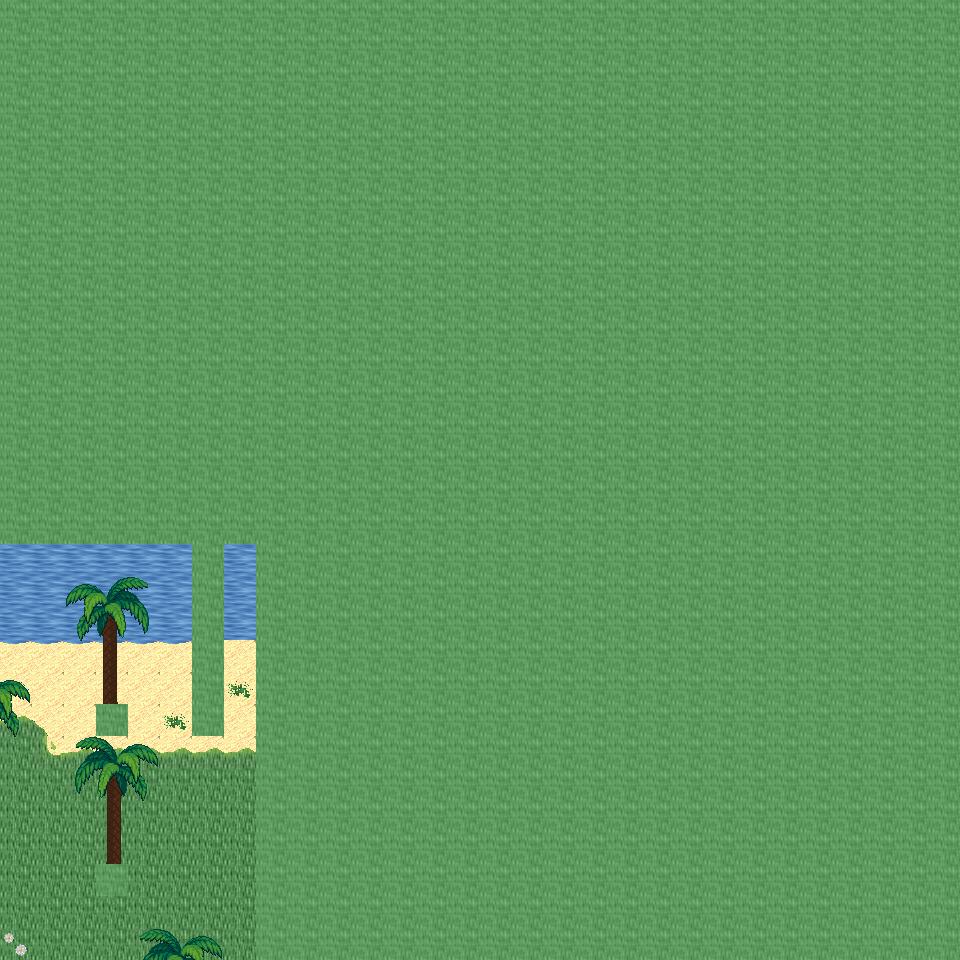

A level layout from a 2D game, rendered from its tile map. Below: a short description, then the map file with tile-grid data replaced by summaries:
An orthogonal 30x30 tile map with 32x32 px tiles, 6 tile layers (Ground, Object, Object2, Above, ...), 27 tilesets and 2 objects (2x mapExit).

<map version="1.0" orientation="orthogonal" renderorder="right-down" width="30" height="30" tilewidth="32" tileheight="32" nextobjectid="3">
  <tileset firstgid="1" name="tileset_ground_ground" tilewidth="32" tileheight="32" tilecount="33" columns="3">
    <image source="../drawable/tileset_ground_ground.png" width="96" height="352" />
  </tileset>
  <tileset firstgid="34" name="tileset_ground_water_pool" tilewidth="32" tileheight="32" tilecount="72" columns="3">
    <image source="../drawable/tileset_ground_water_pool.png" width="96" height="768" />
  </tileset>
  <tileset firstgid="106" name="tileset_ground_water_pool_corners" tilewidth="32" tileheight="32" tilecount="72" columns="3">
    <image source="../drawable/tileset_ground_water_pool_corners.png" width="96" height="768" />
  </tileset>
  <tileset firstgid="178" name="tileset_ground_grass_corners" tilewidth="32" tileheight="32" tilecount="24" columns="6">
    <image source="../drawable/tileset_ground_grass_corners.png" width="192" height="128" />
  </tileset>
  <tileset firstgid="202" name="tileset_ground_grass_edges" tilewidth="32" tileheight="32" tilecount="36" columns="12">
    <image source="../drawable/tileset_ground_grass_edges.png" width="384" height="96" />
  </tileset>
  <tileset firstgid="238" name="tileset_plant_grasses" tilewidth="32" tileheight="32" tilecount="6" columns="3">
    <image source="../drawable/tileset_plant_grasses.png" width="96" height="64" />
  </tileset>
  <tileset firstgid="244" name="tileset_building_wall_wood" tilewidth="32" tileheight="32" tilecount="16" columns="4">
    <image source="../drawable/tileset_building_wall_wood.png" width="128" height="128" />
  </tileset>
  <tileset firstgid="260" name="tileset_plant_flower_daisy_white" tilewidth="32" tileheight="32" tilecount="8" columns="2">
    <image source="../drawable/tileset_plant_flower_daisy_white.png" width="64" height="128" />
  </tileset>
  <tileset firstgid="268" name="tileset_building_fence_fence_chunky" tilewidth="32" tileheight="32" tilecount="21" columns="3">
    <image source="../drawable/tileset_building_fence_fence_chunky.png" width="96" height="224" />
  </tileset>
  <tileset firstgid="289" name="tileset_building_door_door_n" tilewidth="32" tileheight="32" tilecount="6" columns="3">
    <image source="../drawable/tileset_building_door_door_n.png" width="96" height="64" />
  </tileset>
  <tileset firstgid="295" name="tileset_logic_creature_animal" tilewidth="32" tileheight="32" tilecount="32" columns="8">
    <image source="../drawable/tileset_logic_creature_animal.png" width="256" height="128" />
  </tileset>
  <tileset firstgid="327" name="tileset_logic_collision" tilewidth="32" tileheight="32" tilecount="1" columns="1">
    <image source="../drawable/tileset_logic_collision.png" width="32" height="32" />
  </tileset>
  <tileset firstgid="328" name="tileset_ground_water_pool_deep" tilewidth="32" tileheight="32" tilecount="72" columns="3">
    <image source="../drawable/tileset_ground_water_pool_deep.png" width="96" height="768" />
  </tileset>
  <tileset firstgid="400" name="tileset_plant_tree_palm_trees" tilewidth="32" tileheight="32" tilecount="40" columns="4">
    <image source="../drawable/tileset_plant_tree_palm_trees.png" width="128" height="320" />
  </tileset>
  <tileset firstgid="440" name="tileset_furniture_chair_bench_wooden" tilewidth="32" tileheight="32" tilecount="8" columns="2">
    <image source="../drawable/tileset_furniture_chair_bench_wooden.png" width="64" height="128" />
  </tileset>
  <tileset firstgid="448" name="tileset_building_outhouse" tilewidth="32" tileheight="32" tilecount="12" columns="3">
    <image source="../drawable/tileset_building_outhouse.png" width="96" height="128" />
  </tileset>
  <tileset firstgid="460" name="tileset_furniture_table_vendors_table" tilewidth="32" tileheight="32" tilecount="35" columns="7">
    <image source="../drawable/tileset_furniture_table_vendors_table.png" width="224" height="160" />
  </tileset>
  <tileset firstgid="495" name="tileset_logic_item_fruits" tilewidth="32" tileheight="32" tilecount="16" columns="8">
    <image source="../drawable/tileset_logic_item_fruits.png" width="256" height="64" />
  </tileset>
  <tileset firstgid="511" name="tileset_plant_tree_banana_tree" tilewidth="32" tileheight="32" tilecount="40" columns="4">
    <image source="../drawable/tileset_plant_tree_banana_tree.png" width="128" height="320" />
  </tileset>
  <tileset firstgid="551" name="tileset_furniture_light_small_lamp" tilewidth="32" tileheight="32" tilecount="4" columns="4">
    <image source="../drawable/tileset_furniture_light_small_lamp.png" width="128" height="32" />
  </tileset>
  <tileset firstgid="555" name="tileset_light_dim_yellow_light_5x5" tilewidth="32" tileheight="32" tilecount="25" columns="5">
    <image source="../drawable/tileset_light_dim_yellow_light_5x5.png" width="160" height="160" />
  </tileset>
  <tileset firstgid="580" name="tileset_furniture_light_roots_lamp" tilewidth="32" tileheight="32" tilecount="6" columns="2">
    <image source="../drawable/tileset_furniture_light_roots_lamp.png" width="64" height="96" />
  </tileset>
  <tileset firstgid="586" name="tileset_light_dim_yellow_light_7x5" tilewidth="32" tileheight="32" tilecount="35" columns="7">
    <image source="../drawable/tileset_light_dim_yellow_light_7x5.png" width="224" height="160" />
  </tileset>
  <tileset firstgid="621" name="tileset_light_yellow_light_5x5" tilewidth="32" tileheight="32" tilecount="25" columns="5">
    <image source="../drawable/tileset_light_yellow_light_5x5.png" width="160" height="160" />
  </tileset>
  <tileset firstgid="646" name="tileset_ground_sand_1" tilewidth="32" tileheight="32" tilecount="10" columns="2">
    <image source="../drawable/tileset_ground_sand_1.png" width="64" height="160" />
  </tileset>
  <tileset firstgid="656" name="tileset_ground_sand_2" tilewidth="32" tileheight="32" tilecount="15" columns="5">
    <image source="../drawable/tileset_ground_sand_2.png" width="160" height="96" />
  </tileset>
  <tileset firstgid="671" name="tileset_logic_creature_reptile" tilewidth="32" tileheight="32" tilecount="7" columns="7">
    <image source="../drawable/tileset_logic_creature_reptile.png" width="224" height="32" />
  </tileset>
  <layer name="Ground" width="30" height="30">
    <data>[900 cells, 900 non-empty, 10 distinct tile ids]</data>
  </layer>
  <layer name="Object" width="30" height="30">
    <data>[900 cells, 28 non-empty, 10 distinct tile ids]</data>
  </layer>
  <layer name="Object2" width="30" height="30">
    <data>[900 cells, 0 non-empty, 0 distinct tile ids]</data>
  </layer>
  <layer name="Above" width="30" height="30">
    <data>[900 cells, 39 non-empty, 28 distinct tile ids]</data>
  </layer>
  <layer name="Above2" width="30" height="30">
    <data>[900 cells, 0 non-empty, 0 distinct tile ids]</data>
  </layer>
  <layer name="Walkable" width="30" height="30">
    <data>[900 cells, 804 non-empty, 1 distinct tile ids]</data>
  </layer>
  <objectgroup name="MapEvents">
    <object id="1" name="south" type="mapExit" x="0" y="928" width="256" height="32">
      <properties>
        <property name="map" value="level_0_x242_y95" />
        <property name="x" value="0" />
        <property name="y" value="1" />
      </properties>
    </object>
    <object id="2" name="west" type="mapExit" x="0" y="544" width="32" height="416">
      <properties>
        <property name="map" value="level_0_x241_y94" />
        <property name="x" value="28" />
        <property name="y" value="17" />
      </properties>
    </object>
  </objectgroup>
</map>
